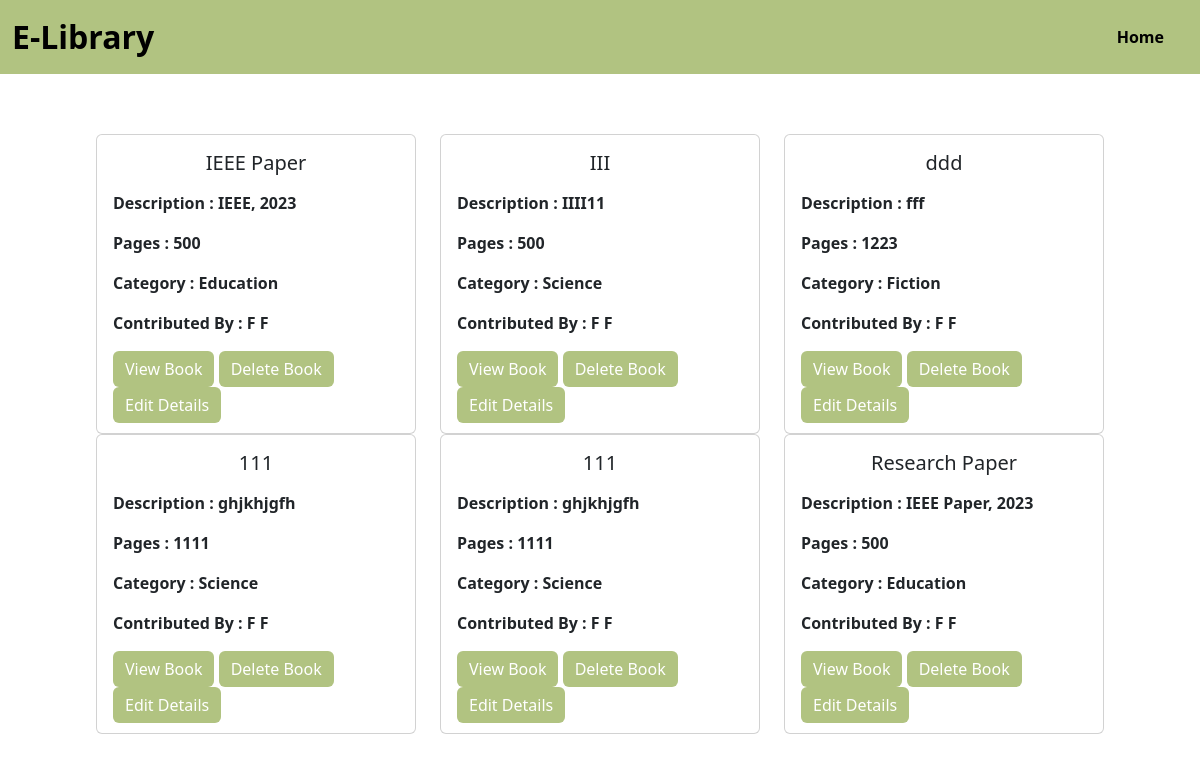
/contri/7, run on the app's committed database.
### elibrary_app/models.py (models this page shows, shortened)
class EBooksModel(models.Model):
	title = models.CharField(max_length = 80)
	summary = models.TextField(max_length=2000)
	pages = models.CharField(max_length=80)
	pdf = models.FileField(upload_to='pdfs/')
	author = models.CharField(max_length=80)
	category = models.CharField(max_length=80)
	author_id = models.IntegerField(default=0)

### elibrary_app/views.py (the view)
# urls.py: path('contri/<int:user_id>', views.contri, name='contri'),
def contri(request,user_id):
	books = EBooksModel.objects.filter(author_id=user_id)
	return render(request, 'contri.html', {'books': books})

### elibrary_app/templates/contri.html (shortened to what this page needs)
{% load static %}
<!doctype html>
<html lang="en">
<head>
	<link href="https://cdn.jsdelivr.net/npm/bootstrap@5.3.2/dist/css/bootstrap.min.css" rel="stylesheet">
	<link rel="stylesheet" href="{% static 'css/style.css' %}"/>
	<link rel="stylesheet" href="{% static 'css/contri.css' %}"/>
</head>
<body>
	<section class="navbar--section">
	<nav class="navbar navbar-expand-lg ">
		<div class="container-fluid">
		<a class="navbar-brand" href="#">E-Library</a>
		<div class="collapse navbar-collapse justify-content-end" id="navbarNav">
			<ul class="navbar-nav">
			<li class="nav-item">
				<a class="active nav-link " aria-current="page" href="/">Home</a>
			</li>
			</ul>
		</div>
		</div>
	</nav>
	</section>
	<section class="contri--section">
	<div class="container">
			<div class="row">
		{% for book in books %}
				<div class="col-lg-4 ">
					<div class="card" style="height: 300px;">
					<div class="card-body">
						<h5 class="card-title text-center mb-3">{{book.title}}</h5>
						<p class="card-text">Description : {{ book.summary|truncatechars:50 }}</p>
						<p class="card-text">Pages : {{book.pages}}</p>
						<p class="card-text">Category : {{book.category}}</p>
						<p class="card-text">Contributed By : {{book.author}}</p>
						<a href="{{book.pdf.url}}" class="btn btn-primary">View Book</a>
						<a href="{% url 'deleteBook' book.id %}" class="btn btn-danger">Delete Book</a>
						<a href="{% url 'editBook' book.id %}" class="btn btn-danger">Edit Details</a>
					</div>
				</div>
				</div>
		{% endfor %}
		</div>
		</div>
	</section>
</body>
</html>

### static/css/style.css (style rules this page uses)
.navbar { background-color: #B1C381; font-weight: 600; }
.nav-link { margin: 0 1rem; }
.navbar-brand { font-size: 2rem; }

### static/css/contri.css (style rules this page uses)
.btn { background-color: #B1C381; border: none; }
.contri--section { padding: 5% 7%; font-weight: 600; }
.card { width: 2; }

### elibrary_app/templates/contri.html (style rules this page uses)
* { box-sizing: border-box; margin: 0; }

### data on the page
EBooksModel: title "IEEE Paper", summary "IEEE, 2023", pages "500", category "Education", author "F F"
EBooksModel: title "III", summary "IIII11", pages "500", category "Science", author "F F"
EBooksModel: title "ddd", summary "fff", pages "1223", category "Fiction", author "F F"
EBooksModel: title "111", summary "ghjkhjgfh", pages "1111", category "Science", author "F F"
EBooksModel: title "111", summary "ghjkhjgfh", pages "1111", category "Science", author "F F"
EBooksModel: title "Research Paper", summary "IEEE Paper, 2023", pages "500", category "Education", author "F F"
